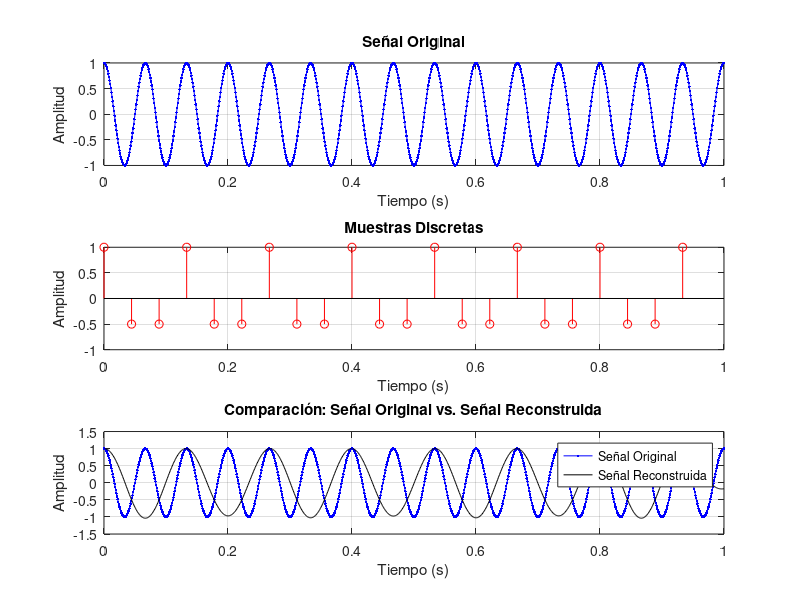

Write the MATLAB code that produced this figure.
%%%%%% Reconstrucción Ideal de la Señal Analógica

% Parámetros de la señal
f = 15; % Frecuencia de la señal analógica
T = 1; % Duración de la señal
t = [0:0.001:1]; % Vector de tiempos (tiempo continuo)
x = cos(2*pi*f*t); % Señal coseno analógica original

% Frecuencia de muestreo
fs = 1.5 * f; % Frecuencia de muestreo = 2 veces la frecuencia de la señal
Ts = 1/fs; % Intervalo de muestreo
N = fs * T; % Número de muestras = frecuencia de muestreo x tiempo
n = 0:N-1; % Índice de muestras

% Señal discreta muestreada
xn = cos(2*pi*f*n/fs); % Señal discreta muestreada

% Reconstrucción Ideal
xr = zeros(size(t)); % Inicializa el vector de la señal reconstruida

% Definición de la función sinc manualmente
sinc_func = @(x) sin(pi*x) ./ (pi*x);

% Reconstrucción ideal utilizando la fórmula de la suma de sinc
for m = 1:length(n)
    xr = xr + xn(m) * sinc_func((t - n(m) * Ts) / Ts); % Interpolación ideal
end

% Crear subgráficas separadas
figure;

% Graficar la señal original
subplot(3, 1, 1); % 3 filas, 1 columna, primera subgráfica
plot(t, x, 'b.-');
title('Señal Original');
xlabel('Tiempo (s)');
ylabel('Amplitud');
grid on;

% Graficar las muestras discretas
subplot(3, 1, 2); % 3 filas, 1 columna, segunda subgráfica
stem(n * Ts, xn, 'ro');
title('Muestras Discretas');
xlabel('Tiempo (s)');
ylabel('Amplitud');
grid on;

% Graficar la señal original y reconstruida en la misma gráfica
subplot(3, 1, 3); % 3 filas, 1 columna, tercera subgráfica
plot(t, x, 'b.-'); % Señal original en azul
hold on;
plot(t, xr, 'k'); % Señal reconstruida en negro
title('Comparación: Señal Original vs. Señal Reconstruida');
xlabel('Tiempo (s)');
ylabel('Amplitud');
legend('Señal Original', 'Señal Reconstruida');
grid on;
